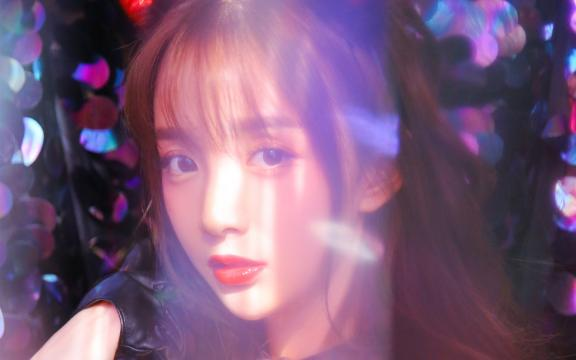
#> input picture data/images/cos.jpg, 576 x 360 px
$ python day017.py
#> lines starting #> are read from the running program, lines starting #| are printed output that depends on the picture
'''
Author       : Bingqiang Zhou
Date         : 2021-02-08 21:52:55
LastEditors  : Bingqiang Zhou
LastEditTime : 2021-02-11 14:30:02
Description  : 图像直方图
    图像直方图的解释
    图像直方图是图像像素值的统计学特征、计算代价较小，具有图像平移、旋转、缩放不变性等众多优点，
    广泛地应用于图像处理的各个领域，特别是灰度图像的阈值分割、基于颜色的图像检索以及图像分类、反向投影跟踪。
    常见的分为灰度直方图、颜色直方图

    Bins是指直方图的大小范围， 对于像素值取值在0～255之间的，最少有256个bin，此外还可以有16、32、48、128等，256除以bin的大小应该是整数倍。

    OpenCV中相关API
    hist = cv.calcHist(images, channels, mask, histSize, ranges[, hist[, accumulate]])
'''

import cv2 as cv
import numpy as np
import matplotlib.pyplot as plt

def custom_clacHist(image, bins=256, show_fig=True):
    h, w, c = image.shape
    num_color_per_bin = 256 // bins
    colormap = ['blue', 'green', 'red', 'gray']

    hist = np.zeros([bins, c], dtype=np.uint)
    for i in range(c):
        for row in range(h):
            for col in range(w):
                v = image[row, col, i] # value of color in [0, 255]
                hist[v // num_color_per_bin, i] += 1
        # hist = cv.calcHist([src], [i], None, [bins], [0, 256])

    # show figure
    if show_fig is True:
        for i in range(c):
            plt.plot(hist[:, i], color=colormap[i], label=colormap[i] if colormap[i] is not 'gray' else 'alpha')
        plt.legend()
        plt.show()

    return hist

src = cv.imread("../data/images/cos.jpg")
#> src is the input picture: shape (360, 576, 3); mean B, G, R 121, 90.8, 123.9
# src = cv.cvtColor(src, cv.COLOR_BGR2RGBA)
cv.imshow("source image", src)

# 灰度直方图
# calcHist: (images, channels, mask, histSize, ranges, hist=..., accumulate=...)
hist = cv.calcHist([src], [0], None, [256], [0, 256])
#> hist = 256 values, max 2720 at index 73, min 0 at index 1, mean 810
x = list(range(0, 256))
plt.bar(x, hist[:, 0])
plt.show()
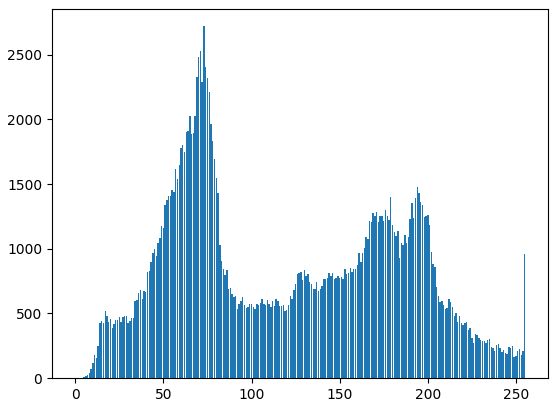
#> figure drawn by matplotlib, 1 panel; tallest bar 2720 high, from x = 72.6 to 73.4

# 颜色直方图
hist1 = cv.calcHist([src], [0], None, [256], [0, 256])
#> hist1 has the same summary as hist
hist2 = cv.calcHist([src], [1], None, [256], [0, 256])
#> hist2 = 256 values, max 4162 at index 56, min 10 at index 0, mean 810
hist3 = cv.calcHist([src], [2], None, [256], [0, 256])
#> hist3 = 256 values, max 5347 at index 255, min 0 at index 0, mean 810
plt.plot(hist1[:, 0], color='b', label='b')
plt.plot(hist2[:, 0], color='g', label='g')
plt.plot(hist3[:, 0], color='r', label='r')
plt.legend()
plt.show()
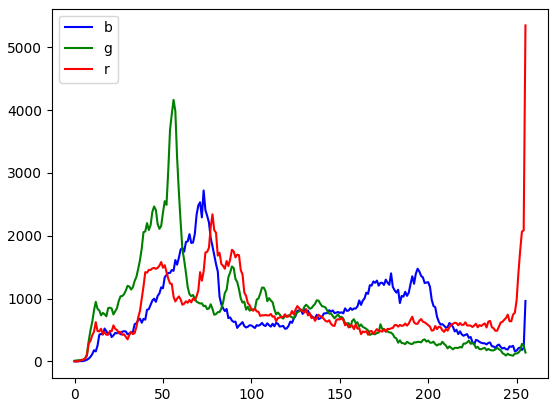
#> figure drawn by matplotlib, 1 panel; curve peaks at x = 73, y = 2720; curve peaks at x = 56, y = 4162; curve peaks at x = 255, y = 5347

custom_clacHist(src, bins=256)
#> after the loop in custom_clacHist, `for i in range(c):`: hist = 256 rows, first 8: [1, 10, 0], [0, 15, 1], [1, 18, 3], [4, 20, 11], [4, 20, 26], [6, 29, 25], [15, 47, 45], [26, 113, 91]
custom_clacHist(src, bins=64)
#> call 2 of custom_clacHist, with bins = 64, show_fig = True
#> after the loop in custom_clacHist (call 2), `for i in range(c):`: hist = 64 rows, first 8: [6, 63, 15], [51, 209, 187], [408, 2253, 1498], [1274, 3328, 2105], [1861, 3087, 1745], [1716, 3239, 2056], [1827, 3886, 1840], [1831, 4591, 1591]
#> in custom_clacHist (call 2), `plt.show()`:
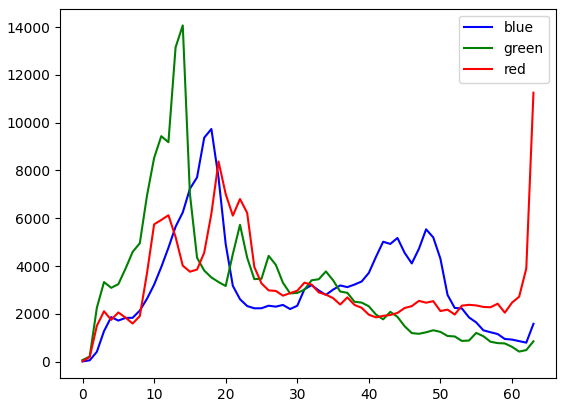
#> figure drawn by matplotlib, 1 panel; curve peaks at x = 18, y = 9737; curve peaks at x = 14, y = 14074; curve peaks at x = 63, y = 11256

cv.waitKey(0)
cv.destroyAllWindows()
